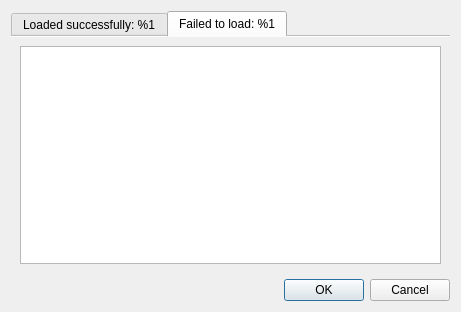
<?xml version="1.0" encoding="UTF-8"?>
<ui version="4.0">
 <class>LoadFilesStatusDialog</class>
 <widget class="QDialog" name="LoadFilesStatusDialog">
  <property name="geometry">
   <rect>
    <x>0</x>
    <y>0</y>
    <width>461</width>
    <height>312</height>
   </rect>
  </property>
  <property name="windowTitle">
   <string>Some Files Failed to Load</string>
  </property>
  <layout class="QVBoxLayout" name="verticalLayout_3">
   <item>
    <widget class="QTabWidget" name="tabWidget">
     <property name="currentIndex">
      <number>1</number>
     </property>
     <property name="documentMode">
      <bool>true</bool>
     </property>
     <widget class="QWidget" name="loadedTab">
      <attribute name="title">
       <string>Loaded successfully: %1</string>
      </attribute>
      <layout class="QVBoxLayout" name="verticalLayout">
       <item>
        <widget class="QPlainTextEdit" name="loadedFiles">
         <property name="palette">
          <palette>
           <active>
            <colorrole role="Text">
             <brush brushstyle="SolidPattern">
              <color alpha="255">
               <red>0</red>
               <green>161</green>
               <blue>0</blue>
              </color>
             </brush>
            </colorrole>
           </active>
           <inactive>
            <colorrole role="Text">
             <brush brushstyle="SolidPattern">
              <color alpha="255">
               <red>0</red>
               <green>161</green>
               <blue>0</blue>
              </color>
             </brush>
            </colorrole>
           </inactive>
           <disabled>
            <colorrole role="Text">
             <brush brushstyle="SolidPattern">
              <color alpha="255">
               <red>120</red>
               <green>120</green>
               <blue>120</blue>
              </color>
             </brush>
            </colorrole>
           </disabled>
          </palette>
         </property>
         <property name="font">
          <font>
           <weight>75</weight>
           <bold>true</bold>
          </font>
         </property>
         <property name="lineWrapMode">
          <enum>QPlainTextEdit::NoWrap</enum>
         </property>
         <property name="readOnly">
          <bool>true</bool>
         </property>
        </widget>
       </item>
      </layout>
     </widget>
     <widget class="QWidget" name="failedTab">
      <attribute name="title">
       <string>Failed to load: %1</string>
      </attribute>
      <layout class="QVBoxLayout" name="verticalLayout_2">
       <item>
        <widget class="QPlainTextEdit" name="failedFiles">
         <property name="palette">
          <palette>
           <active>
            <colorrole role="Text">
             <brush brushstyle="SolidPattern">
              <color alpha="255">
               <red>198</red>
               <green>18</green>
               <blue>18</blue>
              </color>
             </brush>
            </colorrole>
           </active>
           <inactive>
            <colorrole role="Text">
             <brush brushstyle="SolidPattern">
              <color alpha="255">
               <red>198</red>
               <green>18</green>
               <blue>18</blue>
              </color>
             </brush>
            </colorrole>
           </inactive>
           <disabled>
            <colorrole role="Text">
             <brush brushstyle="SolidPattern">
              <color alpha="255">
               <red>120</red>
               <green>120</green>
               <blue>120</blue>
              </color>
             </brush>
            </colorrole>
           </disabled>
          </palette>
         </property>
         <property name="font">
          <font>
           <weight>75</weight>
           <bold>true</bold>
          </font>
         </property>
         <property name="lineWrapMode">
          <enum>QPlainTextEdit::NoWrap</enum>
         </property>
         <property name="readOnly">
          <bool>true</bool>
         </property>
        </widget>
       </item>
      </layout>
     </widget>
    </widget>
   </item>
   <item>
    <widget class="QDialogButtonBox" name="buttonBox">
     <property name="orientation">
      <enum>Qt::Horizontal</enum>
     </property>
     <property name="standardButtons">
      <set>QDialogButtonBox::Cancel|QDialogButtonBox::Ok</set>
     </property>
    </widget>
   </item>
  </layout>
 </widget>
 <resources/>
 <connections>
  <connection>
   <sender>buttonBox</sender>
   <signal>accepted()</signal>
   <receiver>LoadFilesStatusDialog</receiver>
   <slot>accept()</slot>
   <hints>
    <hint type="sourcelabel">
     <x>257</x>
     <y>302</y>
    </hint>
    <hint type="destinationlabel">
     <x>157</x>
     <y>274</y>
    </hint>
   </hints>
  </connection>
  <connection>
   <sender>buttonBox</sender>
   <signal>rejected()</signal>
   <receiver>LoadFilesStatusDialog</receiver>
   <slot>reject()</slot>
   <hints>
    <hint type="sourcelabel">
     <x>325</x>
     <y>302</y>
    </hint>
    <hint type="destinationlabel">
     <x>286</x>
     <y>274</y>
    </hint>
   </hints>
  </connection>
 </connections>
</ui>
